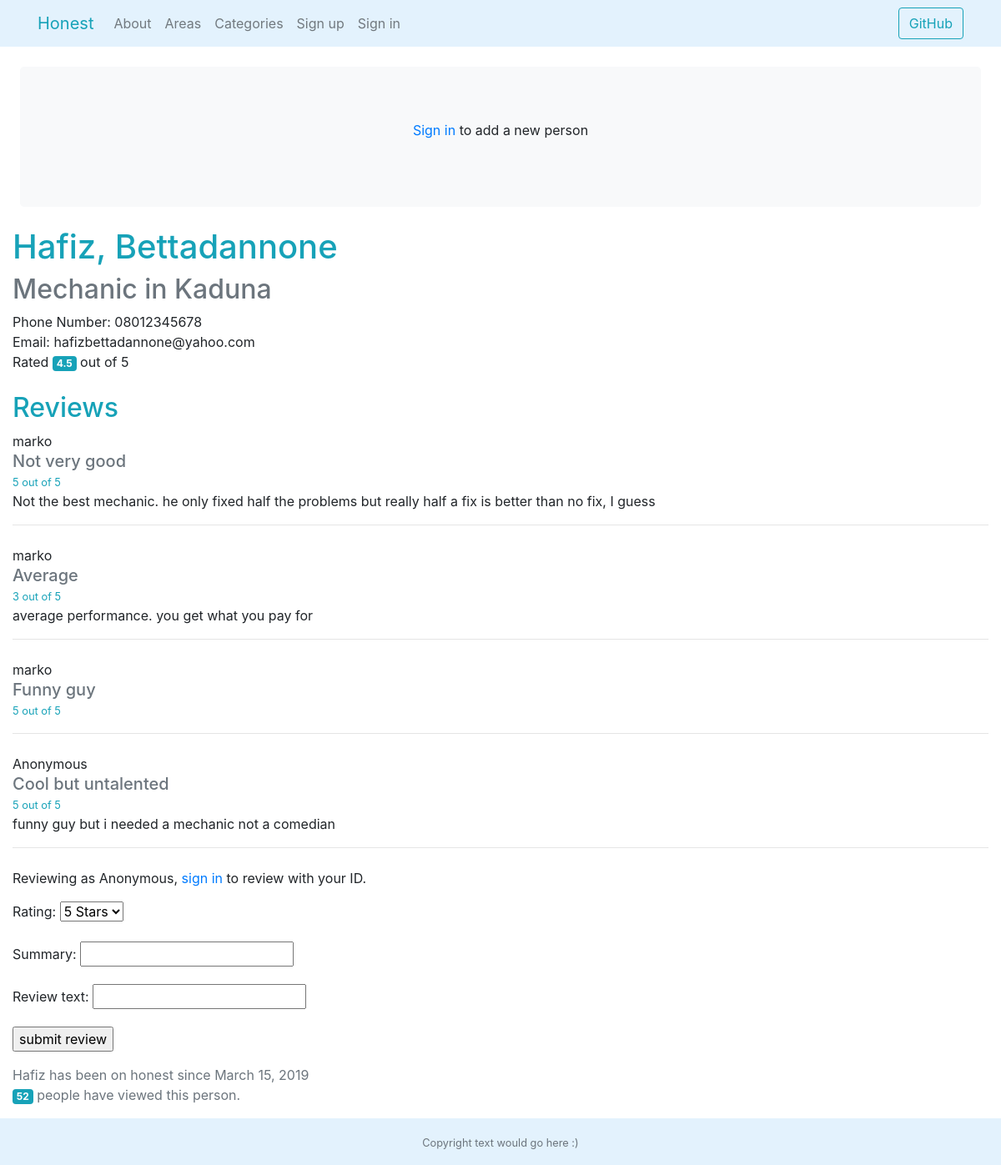
/honest/Kaduna/Mechanic/8, run on the app's committed database.
### honest/models.py (models this page shows, shortened)
class Person(models.Model):
    service = models.ForeignKey(Category, on_delete=models.PROTECT, related_name='service', help_text='Service')
    location = models.ForeignKey(Area, on_delete=models.PROTECT, related_name='location', help_text='Location (state)')
    first_name = models.CharField(max_length=60, help_text='First name')
    last_name = models.CharField(max_length=60, help_text='Last name (surname)')
    phone_number = models.CharField(max_length=14, validators=[
        MinLengthValidator(11, message='phone number must be 11 - 14 characters long')], help_text="phone number 11"
                                                                                                   "- 14 digits allowed")
    email = models.EmailField(max_length=150, blank=True, help_text='Valid email address')
    date_added = models.DateField(auto_now_add=True)
    views = models.IntegerField(default=0)
    upvotes = models.IntegerField(default=0)
    downvotes = models.IntegerField(default=0)
    rating = models.FloatField(default=0)
    def avg_rating(self):
        if self.rating == 0.0:
            return 'Not Yet Rated'
        else:
            return self.rating

class Category(models.Model):
    category = models.CharField(max_length=100, unique=True, default='General',
                                help_text="Category of Service Provided")
    views = models.IntegerField(default=0)
    slug = models.SlugField()
    def __str__(self):
        return self.category

class Area(models.Model):
    state = models.CharField(max_length=100, unique=True, default='Nigeria')
    views = models.IntegerField(default=0)
    slug = models.SlugField()
    """ commented out, states are unique and cant have multiple areas
    area = models.CharField(max_length=100, unique=True, null=True)
    """
    def __str__(self):
        return self.state

class Review(models.Model):
    ONE_STAR = 1
    TWO_STARS = 2
    THREE_STARS = 3
    FOUR_STARS = 4
    FIVE_STARS = 5
    CHOICE_SET = (
        (ONE_STAR, "1 Star"),
        (TWO_STARS, "2 Stars"),
        (THREE_STARS, "3 Stars"),
        (FOUR_STARS, "4 Stars"),
        (FIVE_STARS, "5 Stars"),
    )
    person = models.ForeignKey(Person, on_delete=models.CASCADE, related_name="review_set")
    reviewer = models.ForeignKey(UserProfile, on_delete=models.CASCADE, blank=True, null=True, related_name="reviews")
    rating = models.IntegerField(default=5, choices=CHOICE_SET)
    summary = models.CharField(max_length=40)
    review_text = models.CharField(max_length=360, blank=True)
    date_added = models.DateField(auto_now_add=True)

### honest/views.py (the view)
# urls.py: path('<str:area_slug>/<str:category_slug>/<int:person_id>', views.person, name='person')
def person(request, area_slug, category_slug, person_id):
    this_person = Person.objects.get(pk=person_id)
    if request.method == 'POST':
        form = ReviewsForm(request.POST)
        if form.is_valid():
            pending_review = form.save(commit=False)
            pending_review.person = Person.objects.get(pk=person_id)
            if request.user.is_authenticated:
                pending_review.reviewer = UserProfile.objects.get(pk = request.user.id)
            pending_review.save()
            this_person.set_average_rating()
            return HttpResponseRedirect(reverse('honest:person', kwargs={'area_slug':area_slug,
                                                                         'category_slug':category_slug,
                                                                         'person_id':person_id}))
        else:
            print(form.errors)
    else:
        context = {'person': this_person}
        this_persons_views = this_person.views
        reviews = Review.objects.filter(person = this_person)
        context['reviews'] = reviews
        form = ReviewsForm()
        context['form'] = form
        count_page_views(request=request, object=this_person)
        context['this_persons_views'] = this_persons_views
        context['area_slug'] = area_slug
        context['category_slug'] = category_slug
        context['person_id'] = person_id
        return render(request, 'honest/person.html', context)

### honest/forms.py
class ReviewsForm(forms.ModelForm):
    class Meta:
        model = Review
        fields = ( 'rating', 'summary', 'review_text')

### honest/models.py (called while the page is built)
    def __str__(self):
        return self.username

### honest/views.py (called while the page is built)
def count_page_views(request, object):
    visits = request.session.get('visits')
    if not visits:
        visits = 1
        object.views = F('views') + 1
        object.save()
    reset_last_visit_time = False
    last_visit = request.session.get('last_visit')
    if last_visit:
        last_visit_time = datetime.strptime(last_visit[:-7], "%Y-%m-%d %H:%M:%S")
        if (datetime.now() - last_visit_time).seconds > 5:
            visits = visits + 1
            object.views = F('views') + 1
            object.save()
            reset_last_visit_time = True
    else:
        reset_last_visit_time = True
    if reset_last_visit_time:
        request.session['last_visit'] = str(datetime.now())
        request.session['visits'] = visits

### honest/templates/honest/person.html (shortened to what this page needs)
{% extends 'honest/themedbase.html' %}
{% block intro_block %}
    {% if user.is_authenticated %}
        <a href="{% url 'honest:add_person' %}"><p>Add a person</p></a>
    {% else %}
        <p class="text-center"><a class="text-decoration-none" href="{% url 'honest:login' %}">Sign in</a> to add a new person</p>
    {% endif %}
{% endblock %}
{% block body_block %}
<div class="col mx-auto">
    <h1 class="text-info">{{person.first_name}}, {{person.last_name}}</h1>
    <h2 class="text-secondary">{{person.service}} in {{person.location}}</h2>
    <p class="mb-0">Phone Number: {{person.phone_number}}<br>
    <p class="mb-0">Email: {{person.email}}</p>
    {% if person.avg_rating >= 1 %}
        <p>Rated <span class="badge badge-info">{{person.avg_rating}}</span> out of 5</p>
        {% else %}
        <p>No rating available. Be the first to give {{person.first_name}} a review</p>
        {% endif %}
        <h2 class="text-info mt-4">Reviews</h2>
        {% if reviews %}
            {% for review in reviews %}
                <p class="tex-muted mb-0">{% if review.reviewer == None %}Anonymous{% else %}{{review.reviewer}}{% endif %}</p>
                <p class="h5 mb-0 text-secondary">{{review.summary}}</p>
                <small class="text-info">{{review.rating}} out of 5 </small>
                <p>{{review.review_text}}</p>
                <hr class="py-1 px-4">
            {% endfor %}
        {% endif %}
        {% if user.is_authenticated %}
        <p>Reviewing as {{user.username}}</p>
        {% else %}
        <p>Reviewing as Anonymous, <a class="text-decoration-none" href="{% url 'honest:login' %}">sign in</a> to review with your ID.</p>
        {% endif %}
        <div class="form-group">
        <form action="{% url 'honest:person' area_slug category_slug person_id %}" id="review_form" method="post">
            {{form.as_p}}
            <input type="submit" name="submit" value="submit review">
        </form>
        </div>
    <p class="text-muted">{{person.first_name}} has been on honest since {{person.date_added}}<br>
        <span class="badge badge-info">{{this_persons_views}}</span> people have viewed this person.</p>
    </p>
</div>
{% endblock %}

### data on the page
Person: first_name "Hafiz", last_name "Bettadannone", service "Mechanic", location "Kaduna", phone_number "08012345678", email "hafizbettadannone@yahoo.com", avg_rating "4.5", date_added "March 15, 2019"
Review: reviewer "marko", summary "Not very good", rating "5", review_text "Not the best mechanic. he only fixed half the problems but really half a fix is better than no fix, I guess"
Review: reviewer "marko", summary "Average", rating "3", review_text "average performance. you get what you pay for"
Review: reviewer "marko", summary "Funny guy", rating "5"
Review: shows "Anonymous", summary "Cool but untalented", rating "5", review_text "funny guy but i needed a mechanic not a comedian"

### other printed values
{{ this_persons_views }} "52"
